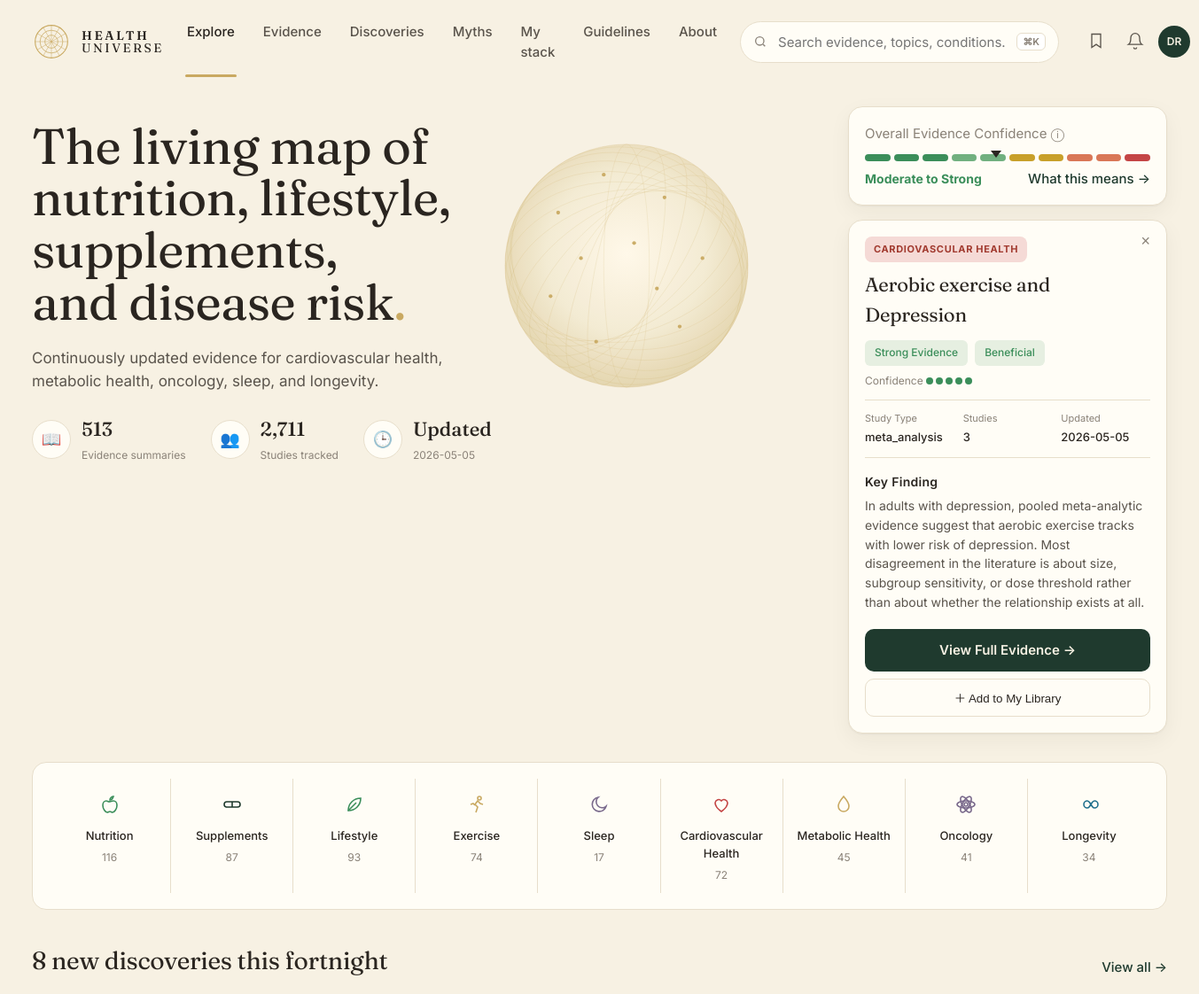
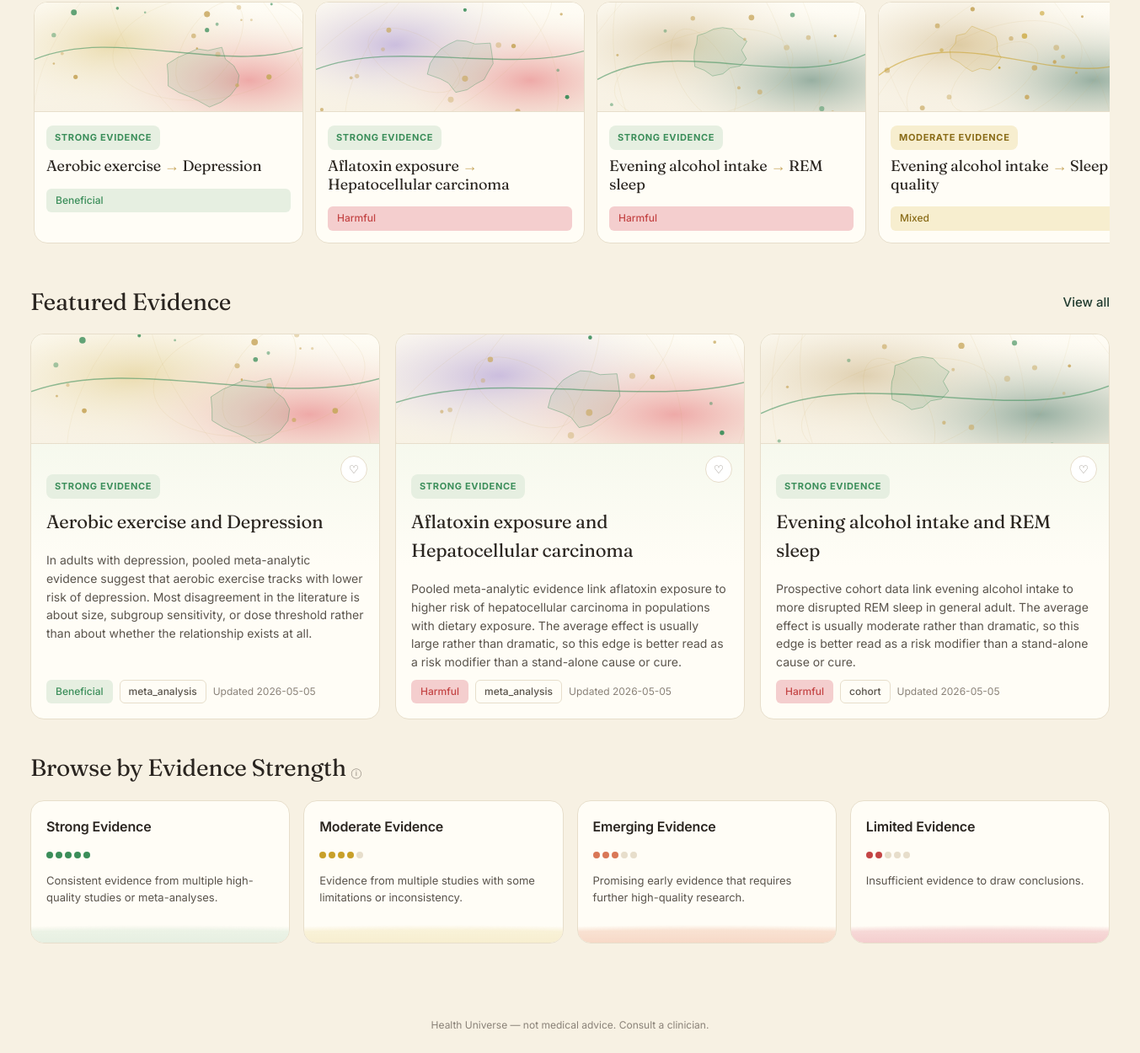
The page / on the database its author committed (2 pictures, top to bottom).
### tables this page shows
CREATE TABLE entity (
    id            INTEGER PRIMARY KEY,
    slug          TEXT NOT NULL UNIQUE,
    name          TEXT NOT NULL,
    kind          TEXT NOT NULL CHECK (kind IN (
                    'food','nutrient','supplement','drug','activity',
                    'behavior','environmental','pathogen','gene',
                    'biomarker','condition','process')),
    aliases       TEXT,           -- JSON array
    description   TEXT,
    created_at    TEXT NOT NULL DEFAULT (datetime('now')),
    updated_at    TEXT NOT NULL DEFAULT (datetime('now'))
, embedding BLOB, embedded_at TEXT);

CREATE TABLE edge (
    id              INTEGER PRIMARY KEY,
    factor_id       INTEGER NOT NULL REFERENCES entity(id),
    outcome_id      INTEGER NOT NULL REFERENCES entity(id),
    direction       TEXT NOT NULL CHECK (direction IN (
                      'protective','harmful','neutral','u_shaped','mixed')),
    tier            TEXT NOT NULL CHECK (tier IN ('A','B','C','D','X','deprecated')),
    effect_size     TEXT,         -- qualitative: trivial/small/moderate/large
    effect_quant    TEXT,         -- e.g. "RR 0.82 (0.74-0.91)"
    population      TEXT,         -- e.g. "adults>50; ApoE4 carriers"
    mechanism       TEXT,         -- 1-paragraph plain English
    summary         TEXT,         -- card body copy
    caveats         TEXT,
    seed_source     TEXT NOT NULL CHECK (seed_source IN ('claude_seed','gemma_daily','manual')),
    created_at      TEXT NOT NULL DEFAULT (datetime('now')),
    updated_at      TEXT NOT NULL DEFAULT (datetime('now')),
    last_reviewed   TEXT NOT NULL DEFAULT (datetime('now')), embedding BLOB, embedded_at TEXT,
    UNIQUE(factor_id, outcome_id, population)
);

### web/app.py (the view)
@app.get("/", response_class=HTMLResponse)
def home(request: Request):
    p = decode(request.cookies.get(COOKIE))
    with connect() as conn:
        stats = _stats(conn)
        cats = [{**c, "count": _category_count(conn, c)} for c in CATEGORIES]
        featured = _featured(conn, limit=12)
        buckets = _evidence_strength_buckets(conn)
        discoveries = _new_discoveries(conn, days=14, limit=8)
    if any([p.conditions, p.goals, p.stack]):
        featured.sort(key=lambda e: -relevance_score(e, p))
    featured = featured[:3]
    spotlight = featured[0] if featured else None
    return render(request, "home.html", {
        "stats": stats, "categories": cats,
        "featured": featured, "buckets": buckets, "spotlight": spotlight,
        "profile": p, "discoveries": discoveries,
    })

### web/templates/home.html (shortened to what this page needs)
{% extends "base.html" %}
{% block content %}
<section class="hero">
  <div class="hero-text">
    <h1>The living map of<br/>nutrition, lifestyle, supplements,<br/>and disease risk<span class="dot">.</span></h1>
    <p class="lede">Continuously updated evidence for cardiovascular health, metabolic
      health, oncology, sleep, and longevity.</p>
    <div class="stats">
      <div class="stat">
        <span class="stat-icon">📖</span>
        <div><b>{{ "{:,}".format(stats.edges) }}</b><small>Evidence summaries</small></div>
      </div>
      <div class="stat">
        <span class="stat-icon">👥</span>
        <div><b>{{ "{:,}".format(stats.studies) }}</b><small>Studies tracked</small></div>
      </div>
      <div class="stat">
        <span class="stat-icon">🕒</span>
        <div><b>Updated</b><small>{{ stats.updated[:10] if stats.updated != "—" else "—" }}</small></div>
      </div>
    </div>
  </div>
  <div class="hero-art" aria-hidden="true">
    <svg viewBox="0 0 420 420" width="100%" height="100%">
      <defs>
        <radialGradient id="globe" cx="50%" cy="45%" r="55%">
          <stop offset="0%" stop-color="#fff8e9"/>
          <stop offset="60%" stop-color="#f3ead2"/>
          <stop offset="100%" stop-color="#e3d4ad"/>
        </radialGradient>
      </defs>
      <circle cx="210" cy="210" r="160" fill="url(#globe)"/>
      {% for i in range(14) %}
      <ellipse cx="210" cy="210" rx="{{ 30 + i*10 }}" ry="160"
               fill="none" stroke="#c9a961" stroke-width="0.4" opacity="0.45"
               transform="rotate({{ i*12 }} 210 210)"/>
      {% endfor %}
      {% for p in [(120,140),(180,90),(260,120),(310,200),(280,290),(170,310),(110,250),(220,180),(250,240),(150,200)] %}
      <circle cx="{{ p[0] }}" cy="{{ p[1] }}" r="2.5" fill="#c9a961"/>
      {% endfor %}
    </svg>
  </div>
  <aside class="hero-side">
    <div class="card confidence">
      <div class="row-between">
        <span class="muted">Overall Evidence Confidence ⓘ</span>
      </div>
      <div class="confidence-bar">
        {% for i in range(10) %}<span class="seg seg-{{ i }}"></span>{% endfor %}
        <div class="confidence-tick" style="left:46%"></div>
      </div>
      <div class="row-between">
        <b class="confidence-label">Moderate to Strong</b>
        <a class="link" href="#">What this means →</a>
      </div>
    </div>
    {% if spotlight %}
    <div class="card spotlight">
      <span class="pill pill-cv">CARDIOVASCULAR HEALTH</span>
      <button class="x" aria-label="dismiss">×</button>
      <h3>{{ spotlight.f_name }} and<br/>{{ spotlight.o_name }}</h3>
      <div class="badges">
        <span class="badge tier-{{ spotlight.tier }}">{{ TIER_LABEL[spotlight.tier] }}</span>
        <span class="badge dir-{{ spotlight.direction }}">{{ DIRECTION_LABEL[spotlight.direction] }}</span>
        <span class="muted small">Confidence
          {% for i in range(5) %}<span class="dotmark {% if i < TIER_DOTS[spotlight.tier] %}on{% endif %}"></span>{% endfor %}
        </span>
      </div>
      <dl class="meta-grid">
        <div><dt>Study Type</dt><dd>{{ spotlight.top_study or "—" }}</dd></div>
        <div><dt>Studies</dt><dd>{{ spotlight.n_studies }}</dd></div>
        <div><dt>Updated</dt><dd>{{ spotlight.updated_at[:10] }}</dd></div>
      </dl>
      <h4>Key Finding</h4>
      <p class="body-sm">{{ spotlight.summary }}</p>
      <a class="btn-primary" href="/edge/{{ spotlight.id }}">View Full Evidence →</a>
      <button class="btn-secondary">＋ Add to My Library</button>
    </div>
    {% endif %}
  </aside>
</section>
<section class="categories">
  {% for c in categories %}
  <a class="cat" href="/category/{{ c.slug }}">
    <span class="cat-icon icon-{{ c.icon }}" aria-hidden="true"></span>
    <b>{{ c.label }}</b>
    <small>{{ "{:,}".format(c.count) }}</small>
  </a>
  {% endfor %}
</section>
{% if discoveries %}
<section class="discoveries-strip">
  <div class="row-between">
    <h2>{{ discoveries|length }} new discover{{ discoveries|length == 1 and "y" or "ies" }} this fortnight</h2>
    <a class="link" href="/discoveries">View all →</a>
  </div>
  <div class="strip-track">
    {% for d in discoveries %}
    <a class="strip-card tier-bg-{{ d.tier }}" href="/edge/{{ d.id }}">
      <div class="strip-art">{{ edge_svg(factor_slug=d.f_slug, outcome_slug=d.o_slug, tier=d.tier, factor_kind=d.f_kind, outcome_kind=d.o_kind, w=320, h=140) | safe }}</div>
      <span class="pill tier-{{ d.tier }}">{{ TIER_LABEL[d.tier] | upper }}</span>
      <h3>{{ d.f_name }} <span class="arrow">→</span> {{ d.o_name }}</h3>
      <span class="badge dir-{{ d.direction }}">{{ DIRECTION_LABEL[d.direction] }}</span>
    </a>
    {% endfor %}
  </div>
</section>
{% endif %}
<section class="featured">
  <div class="row-between">
    <h2>Featured Evidence</h2>
    <a class="link" href="/tier/A">View all</a>
  </div>
  <div class="featured-grid">
    {% for f in featured %}
    <article class="feat-card tier-bg-{{ f.tier }}">
      <div class="feat-art">{{ edge_svg(factor_slug=f.f_slug, outcome_slug=f.o_slug, tier=f.tier, factor_kind=f.f_kind, outcome_kind="condition", w=380, h=140) | safe }}</div>
      <span class="pill tier-{{ f.tier }}">{{ TIER_LABEL[f.tier] | upper }}</span>
      <button class="heart" aria-label="save">♡</button>
      <h3>{{ f.f_name }} and {{ f.o_name }}</h3>
      <p>{{ f.summary }}</p>
      <div class="feat-meta">
        <span class="badge dir-{{ f.direction }}">{{ DIRECTION_LABEL[f.direction] }}</span>
        <span class="badge ghost">{{ f.top_study or "—" }}</span>
        <span class="muted small">Updated {{ f.updated_at[:10] }}</span>
      </div>
      <a class="card-link" href="/edge/{{ f.id }}" aria-label="Open"></a>
    </article>
    {% endfor %}
  </div>
</section>
<section class="strength">
  <h2>Browse by Evidence Strength <small class="muted">ⓘ</small></h2>
  <div class="strength-grid">
    {% for b in buckets %}
    <a class="bucket bucket-{{ b.tier }}" href="/tier/{{ b.tier }}">
      <h3>{{ b.label }}</h3>
      <div class="dots">
        {% for i in range(5) %}<span class="dotmark {% if i < TIER_DOTS[b.tier] %}on{% endif %}"></span>{% endfor %}
      </div>
      <p>{{ b.blurb }}</p>
      <div class="wave"></div>
    </a>
    {% endfor %}
  </div>
</section>
{% endblock %}

### web/templates/base.html (shortened to what this page needs)
<!doctype html>
<html lang="en">
<head>
<link rel="stylesheet" href="/static/style.css" />
</head>
<body>
<header class="topnav">
  <a class="brand" href="/">
    <span class="brand-mark" aria-hidden="true">
      <svg viewBox="0 0 48 48" width="44" height="44">
        <circle cx="24" cy="24" r="20" fill="none" stroke="currentColor" stroke-width="1.2"/>
        <circle cx="24" cy="24" r="14" fill="none" stroke="currentColor" stroke-width="0.8"/>
        <circle cx="24" cy="24" r="8"  fill="none" stroke="currentColor" stroke-width="0.8"/>
        {% for a in [0,30,60,90,120,150] %}
        <line x1="24" y1="4" x2="24" y2="44" stroke="currentColor" stroke-width="0.5"
              transform="rotate({{a}} 24 24)"/>
        {% endfor %}
      </svg>
    </span>
    <span class="brand-text"><b>HEALTH</b><br/>UNIVERSE</span>
  </a>
  <nav class="topnav-links">
    <a class="active" href="/">Explore</a>
    <a href="/tier/A">Evidence</a>
    <a href="/discoveries">Discoveries</a>
    <a href="/myths">Myths</a>
    <a href="/me">My stack</a>
    <a href="#">Guidelines</a>
    <a href="#">About</a>
  </nav>
  <div class="topnav-search">
    <svg width="16" height="16" viewBox="0 0 24 24" fill="none" stroke="currentColor" stroke-width="2"><circle cx="11" cy="11" r="7"/><path d="m20 20-3.5-3.5"/></svg>
    <input placeholder="Search evidence, topics, conditions…" />
    <kbd>⌘K</kbd>
  </div>
  <div class="topnav-actions">
    <button aria-label="Saved"><svg width="20" height="20" viewBox="0 0 24 24" fill="none" stroke="currentColor" stroke-width="1.6"><path d="M6 3h12v18l-6-4-6 4z"/></svg></button>
    <button aria-label="Notifications"><svg width="20" height="20" viewBox="0 0 24 24" fill="none" stroke="currentColor" stroke-width="1.6"><path d="M6 8a6 6 0 0 1 12 0c0 7 3 9 3 9H3s3-2 3-9z"/><path d="M10 21a2 2 0 0 0 4 0"/></svg></button>
    <span class="avatar">DR</span>
  </div>
</header>
<main>{% block content %}{% endblock %}</main>
<footer class="footer">
  <span>Health Universe — not medical advice. Consult a clinician.</span>
</footer>
</body>
</html>

### rows shown on the page
entity: f_name "Aerobic exercise"
entity: o_name "Depression"
edge: tier "Strong Evidence", direction "Beneficial", updated_at "2026-05-05", summary "In adults with depression, pooled meta-analytic evidence suggest that aerobic exercise tracks with lower risk of depression. Most disagreement in the literature is about size, subgroup sensitivity, or dose threshold rather than about whether the relationship exists at all.", tier "STRONG EVIDENCE", f_name "Aerobic exercise", o_name "Depression", top_study "meta_analysis"
edge: tier "STRONG EVIDENCE", f_name "Aflatoxin exposure", o_name "Hepatocellular carcinoma", direction "Harmful", summary "Pooled meta-analytic evidence link aflatoxin exposure to higher risk of hepatocellular carcinoma in populations with dietary exposure. The average effect is usually large rather than dramatic, so this edge is better read as a risk modifier than a stand-alone cause or cure.", top_study "meta_analysis", updated_at "2026-05-05"
edge: tier "STRONG EVIDENCE", f_name "Evening alcohol intake", o_name "REM sleep", direction "Harmful", summary "Prospective cohort data link evening alcohol intake to more disrupted REM sleep in general adult. The average effect is usually moderate rather than dramatic, so this edge is better read as a risk modifier than a stand-alone cause or cure.", top_study "cohort", updated_at "2026-05-05"
edge: tier "MODERATE EVIDENCE", f_name "Evening alcohol intake", o_name "Sleep quality", direction "Mixed"

### other values the page prints
{{ "{:,}".format(stats.edges) }} "513"
{{ "{:,}".format(stats.studies) }} "2,711"
{{ stats.updated[:10] if stats.updated != "—" else "—" }} "2026-05-05"
{{ spotlight.top_study or "—" }} "meta_analysis"
{{ spotlight.n_studies }} "3"
{{ c.label }} "Nutrition" "Supplements" "Lifestyle" "Exercise" "Sleep" "Cardiovascular Health" "Metabolic Health" "Oncology" "Longevity"
{{ "{:,}".format(c.count) }} "116" "87" "93" "74" "17" "72" "45" "41" "34"
{{ discoveries|length }} "8"
{{ discoveries|length == 1 and "y" or "ies" }} "ies"
{{ b.label }} "Strong Evidence" "Moderate Evidence" "Emerging Evidence" "Limited Evidence"
{{ b.blurb }} "Consistent evidence from multiple high-quality studies or meta-analyses." "Evidence from multiple studies with some limitations or inconsistency." "Promising early evidence that requires further high-quality research." "Insufficient evidence to draw conclusions."
